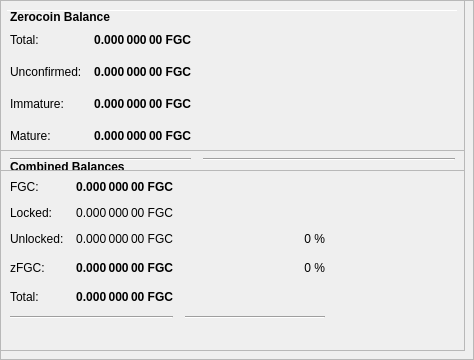
        <widget class="QFrame" name="frameObfuscation">
         <property name="minimumSize">
          <size>
           <width>0</width>
           <height>350</height>
          </size>
         </property>
         <property name="layoutDirection">
          <enum>Qt::LeftToRight</enum>
         </property>
         <property name="frameShape">
          <enum>QFrame::StyledPanel</enum>
         </property>
         <property name="frameShadow">
          <enum>QFrame::Raised</enum>
         </property>
         <widget class="QPushButton" name="runAutoDenom">
          <property name="geometry">
           <rect>
            <x>251</x>
            <y>17</y>
            <width>1</width>
            <height>1</height>
           </rect>
          </property>
          <property name="palette">
           <palette>
            <active>
             <colorrole role="WindowText">
              <brush brushstyle="SolidPattern">
               <color alpha="255">
                <red>0</red>
                <green>0</green>
                <blue>0</blue>
               </color>
              </brush>
             </colorrole>
             <colorrole role="Button">
              <brush brushstyle="SolidPattern">
               <color alpha="255">
                <red>239</red>
                <green>238</green>
                <blue>238</blue>
               </color>
              </brush>
             </colorrole>
             <colorrole role="Light">
              <brush brushstyle="SolidPattern">
               <color alpha="255">
                <red>255</red>
                <green>255</green>
                <blue>255</blue>
               </color>
              </brush>
             </colorrole>
             <colorrole role="Midlight">
              <brush brushstyle="SolidPattern">
               <color alpha="255">
                <red>247</red>
                <green>246</green>
                <blue>246</blue>
               </color>
              </brush>
             </colorrole>
             <colorrole role="Dark">
              <brush brushstyle="SolidPattern">
               <color alpha="255">
                <red>119</red>
                <green>119</green>
                <blue>119</blue>
               </color>
              </brush>
             </colorrole>
             <colorrole role="Mid">
              <brush brushstyle="SolidPattern">
               <color alpha="255">
                <red>159</red>
                <green>159</green>
                <blue>159</blue>
               </color>
              </brush>
             </colorrole>
             <colorrole role="Text">
              <brush brushstyle="SolidPattern">
               <color alpha="255">
                <red>0</red>
                <green>0</green>
                <blue>0</blue>
               </color>
              </brush>
             </colorrole>
             <colorrole role="BrightText">
              <brush brushstyle="SolidPattern">
               <color alpha="255">
                <red>255</red>
                <green>255</green>
                <blue>255</blue>
               </color>
              </brush>
             </colorrole>
             <colorrole role="ButtonText">
              <brush brushstyle="SolidPattern">
               <color alpha="255">
                <red>0</red>
                <green>0</green>
                <blue>0</blue>
               </color>
              </brush>
             </colorrole>
             <colorrole role="Base">
              <brush brushstyle="SolidPattern">
               <color alpha="255">
                <red>255</red>
                <green>255</green>
                <blue>255</blue>
               </color>
              </brush>
             </colorrole>
             <colorrole role="Window">
              <brush brushstyle="SolidPattern">
               <color alpha="255">
                <red>239</red>
                <green>238</green>
                <blue>238</blue>
               </color>
              </brush>
             </colorrole>
             <colorrole role="Shadow">
              <brush brushstyle="SolidPattern">
               <color alpha="255">
                <red>0</red>
                <green>0</green>
                <blue>0</blue>
               </color>
              </brush>
             </colorrole>
             <colorrole role="AlternateBase">
              <brush brushstyle="SolidPattern">
               <color alpha="255">
                <red>247</red>
                <green>246</green>
                <blue>246</blue>
               </color>
              </brush>
             </colorrole>
             <colorrole role="ToolTipBase">
              <brush brushstyle="SolidPattern">
               <color alpha="255">
                <red>255</red>
                <green>255</green>
                <blue>220</blue>
               </color>
              </brush>
             </colorrole>
             <colorrole role="ToolTipText">
              <brush brushstyle="SolidPattern">
               <color alpha="255">
                <red>0</red>
                <green>0</green>
                <blue>0</blue>
               </color>
              </brush>
             </colorrole>
            </active>
            <inactive>
             <colorrole role="WindowText">
              <brush brushstyle="SolidPattern">
               <color alpha="255">
                <red>0</red>
                <green>0</green>
                <blue>0</blue>
               </color>
              </brush>
             </colorrole>
             <colorrole role="Button">
              <brush brushstyle="SolidPattern">
               <color alpha="255">
                <red>239</red>
                <green>238</green>
                <blue>238</blue>
               </color>
              </brush>
             </colorrole>
             <colorrole role="Light">
              <brush brushstyle="SolidPattern">
               <color alpha="255">
                <red>255</red>
                <green>255</green>
                <blue>255</blue>
               </color>
              </brush>
             </colorrole>
             <colorrole role="Midlight">
              <brush brushstyle="SolidPattern">
               <color alpha="255">
                <red>247</red>
                <green>246</green>
                <blue>246</blue>
               </color>
              </brush>
             </colorrole>
             <colorrole role="Dark">
              <brush brushstyle="SolidPattern">
               <color alpha="255">
                <red>119</red>
                <green>119</green>
                <blue>119</blue>
               </color>
              </brush>
             </colorrole>
             <colorrole role="Mid">
              <brush brushstyle="SolidPattern">
               <color alpha="255">
                <red>159</red>
                <green>159</green>
                <blue>159</blue>
               </color>
              </brush>
             </colorrole>
             <colorrole role="Text">
              <brush brushstyle="SolidPattern">
               <color alpha="255">
                <red>0</red>
                <green>0</green>
                <blue>0</blue>
               </color>
              </brush>
             </colorrole>
             <colorrole role="BrightText">
              <brush brushstyle="SolidPattern">
               <color alpha="255">
                <red>255</red>
                <green>255</green>
                <blue>255</blue>
               </color>
              </brush>
             </colorrole>
             <colorrole role="ButtonText">
              <brush brushstyle="SolidPattern">
               <color alpha="255">
                <red>0</red>
                <green>0</green>
                <blue>0</blue>
               </color>
              </brush>
             </colorrole>
             <colorrole role="Base">
              <brush brushstyle="SolidPattern">
               <color alpha="255">
                <red>255</red>
                <green>255</green>
                <blue>255</blue>
               </color>
              </brush>
             </colorrole>
             <colorrole role="Window">
              <brush brushstyle="SolidPattern">
               <color alpha="255">
                <red>239</red>
                <green>238</green>
                <blue>238</blue>
               </color>
              </brush>
             </colorrole>
             <colorrole role="Shadow">
              <brush brushstyle="SolidPattern">
               <color alpha="255">
                <red>0</red>
                <green>0</green>
                <blue>0</blue>
               </color>
              </brush>
             </colorrole>
             <colorrole role="AlternateBase">
              <brush brushstyle="SolidPattern">
               <color alpha="255">
                <red>247</red>
                <green>246</green>
                <blue>246</blue>
               </color>
              </brush>
             </colorrole>
             <colorrole role="ToolTipBase">
              <brush brushstyle="SolidPattern">
               <color alpha="255">
                <red>255</red>
                <green>255</green>
                <blue>220</blue>
               </color>
              </brush>
             </colorrole>
             <colorrole role="ToolTipText">
              <brush brushstyle="SolidPattern">
               <color alpha="255">
                <red>0</red>
                <green>0</green>
                <blue>0</blue>
               </color>
              </brush>
             </colorrole>
            </inactive>
            <disabled>
             <colorrole role="WindowText">
              <brush brushstyle="SolidPattern">
               <color alpha="255">
                <red>119</red>
                <green>119</green>
                <blue>119</blue>
               </color>
              </brush>
             </colorrole>
             <colorrole role="Button">
              <brush brushstyle="SolidPattern">
               <color alpha="255">
                <red>239</red>
                <green>238</green>
                <blue>238</blue>
               </color>
              </brush>
             </colorrole>
             <colorrole role="Light">
              <brush brushstyle="SolidPattern">
               <color alpha="255">
                <red>255</red>
                <green>255</green>
                <blue>255</blue>
               </color>
              </brush>
             </colorrole>
             <colorrole role="Midlight">
              <brush brushstyle="SolidPattern">
               <color alpha="255">
                <red>247</red>
                <green>246</green>
                <blue>246</blue>
               </color>
              </brush>
             </colorrole>
             <colorrole role="Dark">
              <brush brushstyle="SolidPattern">
               <color alpha="255">
                <red>119</red>
                <green>119</green>
                <blue>119</blue>
               </color>
              </brush>
             </colorrole>
             <colorrole role="Mid">
              <brush brushstyle="SolidPattern">
               <color alpha="255">
                <red>159</red>
                <green>159</green>
                <blue>159</blue>
               </color>
              </brush>
             </colorrole>
             <colorrole role="Text">
              <brush brushstyle="SolidPattern">
               <color alpha="255">
                <red>119</red>
                <green>119</green>
                <blue>119</blue>
               </color>
              </brush>
             </colorrole>
             <colorrole role="BrightText">
              <brush brushstyle="SolidPattern">
               <color alpha="255">
                <red>255</red>
                <green>255</green>
                <blue>255</blue>
               </color>
              </brush>
             </colorrole>
             <colorrole role="ButtonText">
              <brush brushstyle="SolidPattern">
               <color alpha="255">
                <red>119</red>
                <green>119</green>
                <blue>119</blue>
               </color>
              </brush>
             </colorrole>
             <colorrole role="Base">
              <brush brushstyle="SolidPattern">
               <color alpha="255">
                <red>239</red>
                <green>238</green>
                <blue>238</blue>
               </color>
              </brush>
             </colorrole>
             <colorrole role="Window">
              <brush brushstyle="SolidPattern">
               <color alpha="255">
                <red>239</red>
                <green>238</green>
                <blue>238</blue>
               </color>
              </brush>
             </colorrole>
             <colorrole role="Shadow">
              <brush brushstyle="SolidPattern">
               <color alpha="255">
                <red>0</red>
                <green>0</green>
                <blue>0</blue>
               </color>
              </brush>
             </colorrole>
             <colorrole role="AlternateBase">
              <brush brushstyle="SolidPattern">
               <color alpha="255">
                <red>239</red>
                <green>238</green>
                <blue>238</blue>
               </color>
              </brush>
             </colorrole>
             <colorrole role="ToolTipBase">
              <brush brushstyle="SolidPattern">
               <color alpha="255">
                <red>255</red>
                <green>255</green>
                <blue>220</blue>
               </color>
              </brush>
             </colorrole>
             <colorrole role="ToolTipText">
              <brush brushstyle="SolidPattern">
               <color alpha="255">
                <red>0</red>
                <green>0</green>
                <blue>0</blue>
               </color>
              </brush>
             </colorrole>
            </disabled>
           </palette>
          </property>
          <property name="focusPolicy">
           <enum>Qt::NoFocus</enum>
          </property>
          <property name="autoFillBackground">
           <bool>true</bool>
          </property>
          <property name="text">
           <string/>
          </property>
          <property name="flat">
           <bool>true</bool>
          </property>
         </widget>
         <widget class="Line" name="line">
          <property name="geometry">
           <rect>
            <x>7</x>
            <y>10</y>
            <width>451</width>
            <height>1</height>
           </rect>
          </property>
          <property name="orientation">
           <enum>Qt::Horizontal</enum>
          </property>
         </widget>
         <widget class="QFrame" name="frame_3">
          <property name="geometry">
           <rect>
            <x>0</x>
            <y>150</y>
            <width>465</width>
            <height>201</height>
           </rect>
          </property>
          <property name="frameShape">
           <enum>QFrame::StyledPanel</enum>
          </property>
          <property name="frameShadow">
           <enum>QFrame::Raised</enum>
          </property>
          <layout class="QVBoxLayout" name="verticalLayout_5">
           <item>
            <layout class="QHBoxLayout" name="horizontalLayout_5" stretch="0">
             <item>
              <widget class="QLabel" name="label_5z">
               <property name="maximumSize">
                <size>
                 <width>16777215</width>
                 <height>20</height>
                </size>
               </property>
               <property name="font">
                <font>
                 <weight>75</weight>
                 <bold>true</bold>
                </font>
               </property>
               <property name="toolTip">
                <string>Combined Balances (including unconfirmed and immature coins)</string>
               </property>
               <property name="text">
                <string>&lt;html&gt;&lt;head/&gt;&lt;body&gt;&lt;p&gt;Combined Balances&lt;/p&gt;&lt;/body&gt;&lt;/html&gt;</string>
               </property>
              </widget>
             </item>
            </layout>
           </item>
           <item>
            <layout class="QGridLayout" name="gridLayout_3">
             <property name="spacing">
              <number>12</number>
             </property>
             <item row="7" column="0" colspan="2">
              <widget class="Line" name="lineSpendableBalance_3">
               <property name="orientation">
                <enum>Qt::Horizontal</enum>
               </property>
              </widget>
             </item>
             <item row="7" column="2">
              <widget class="Line" name="lineWatchBalance_3">
               <property name="sizePolicy">
                <sizepolicy hsizetype="Preferred" vsizetype="Fixed">
                 <horstretch>0</horstretch>
                 <verstretch>0</verstretch>
                </sizepolicy>
               </property>
               <property name="minimumSize">
                <size>
                 <width>140</width>
                 <height>0</height>
                </size>
               </property>
               <property name="orientation">
                <enum>Qt::Horizontal</enum>
               </property>
              </widget>
             </item>
             <item row="4" column="1">
              <widget class="QLabel" name="labelzBalancez">
               <property name="font">
                <font>
                 <weight>75</weight>
                 <bold>true</bold>
                </font>
               </property>
               <property name="cursor">
                <cursorShape>IBeamCursor</cursorShape>
               </property>
               <property name="toolTip">
                <string>Total of transactions that have yet to be confirmed, and do not yet count toward the spendable balance</string>
               </property>
               <property name="text">
                <string notr="true">0.000 000 00 FGC</string>
               </property>
               <property name="alignment">
                <set>Qt::AlignRight|Qt::AlignTrailing|Qt::AlignVCenter</set>
               </property>
               <property name="textInteractionFlags">
                <set>Qt::LinksAccessibleByMouse|Qt::TextSelectableByKeyboard|Qt::TextSelectableByMouse</set>
               </property>
              </widget>
             </item>
             <item row="6" column="1">
              <widget class="QLabel" name="labelTotalz">
               <property name="font">
                <font>
                 <weight>75</weight>
                 <bold>true</bold>
                </font>
               </property>
               <property name="cursor">
                <cursorShape>IBeamCursor</cursorShape>
               </property>
               <property name="toolTip">
                <string>Total Balance, including unconfirmed and immature coins.</string>
               </property>
               <property name="text">
                <string notr="true">0.000 000 00 FGC</string>
               </property>
               <property name="alignment">
                <set>Qt::AlignRight|Qt::AlignTrailing|Qt::AlignVCenter</set>
               </property>
               <property name="textInteractionFlags">
                <set>Qt::LinksAccessibleByMouse|Qt::TextSelectableByKeyboard|Qt::TextSelectableByMouse</set>
               </property>
              </widget>
             </item>
             <item row="4" column="3">
              <spacer name="horizontalSpacer_6">
               <property name="orientation">
                <enum>Qt::Horizontal</enum>
               </property>
               <property name="sizeHint" stdset="0">
                <size>
                 <width>40</width>
                 <height>20</height>
                </size>
               </property>
              </spacer>
             </item>
             <item row="6" column="0">
              <widget class="QLabel" name="labelTotalTextz">
               <property name="text">
                <string>Total:</string>
               </property>
              </widget>
             </item>
             <item row="1" column="0">
              <widget class="QLabel" name="labelBalanceTextz">
               <property name="text">
                <string>FGC:</string>
               </property>
              </widget>
             </item>
             <item row="1" column="1">
              <widget class="QLabel" name="labelBalancez">
               <property name="font">
                <font>
                 <weight>75</weight>
                 <bold>true</bold>
                </font>
               </property>
               <property name="cursor">
                <cursorShape>IBeamCursor</cursorShape>
               </property>
               <property name="toolTip">
                <string>Your current spendable balance</string>
               </property>
               <property name="text">
                <string notr="true">0.000 000 00 FGC</string>
               </property>
               <property name="alignment">
                <set>Qt::AlignRight|Qt::AlignTrailing|Qt::AlignVCenter</set>
               </property>
               <property name="textInteractionFlags">
                <set>Qt::LinksAccessibleByMouse|Qt::TextSelectableByKeyboard|Qt::TextSelectableByMouse</set>
               </property>
              </widget>
             </item>
             <item row="4" column="0">
              <widget class="QLabel" name="labelzBalanceTextz">
               <property name="toolTip">
                <string/>
               </property>
               <property name="text">
                <string>zFGC:</string>
               </property>
              </widget>
             </item>
             <item row="4" column="2">
              <widget class="QLabel" name="labelzFGCPercent">
               <property name="toolTip">
                <string>Current percentage of zFGC.
If AutoMint is enabled this percentage will settle around the configured AutoMint percentage (default = 10%)</string>
               </property>
               <property name="text">
                <string>0 %</string>
               </property>
               <property name="alignment">
                <set>Qt::AlignRight|Qt::AlignTrailing|Qt::AlignVCenter</set>
               </property>
              </widget>
             </item>
             <item row="6" column="2">
              <widget class="QLabel" name="label100Percent">
               <property name="text">
                <string/>
               </property>
               <property name="alignment">
                <set>Qt::AlignRight|Qt::AlignTrailing|Qt::AlignVCenter</set>
               </property>
              </widget>
             </item>
             <item row="2" column="1">
              <widget class="QLabel" name="labelLockedBalance">
               <property name="toolTip">
                <string>Locked FGC or Masternode collaterals. These are excluded from zFGC minting.</string>
               </property>
               <property name="text">
                <string>0.000 000 00 FGC</string>
               </property>
               <property name="alignment">
                <set>Qt::AlignRight|Qt::AlignTrailing|Qt::AlignVCenter</set>
               </property>
              </widget>
             </item>
             <item row="2" column="0">
              <widget class="QLabel" name="labelLockedBalanceText">
               <property name="toolTip">
                <string>Locked FGC or Masternode collaterals. These are excluded from zFGC minting.</string>
               </property>
               <property name="text">
                <string>Locked:</string>
               </property>
              </widget>
             </item>
             <item row="3" column="0">
              <widget class="QLabel" name="labelUnLockedBalanceText">
               <property name="toolTip">
                <string>Unlocked FGCs. These can be used for zFGC minting.</string>
               </property>
               <property name="text">
                <string>Unlocked:</string>
               </property>
              </widget>
             </item>
             <item row="3" column="1">
              <widget class="QLabel" name="labelUnLockedBalance">
               <property name="toolTip">
                <string>Unlocked FGCs. These can be used for zFGC minting.</string>
               </property>
               <property name="text">
                <string>0.000 000 00 FGC</string>
               </property>
               <property name="alignment">
                <set>Qt::AlignRight|Qt::AlignTrailing|Qt::AlignVCenter</set>
               </property>
              </widget>
             </item>
             <item row="3" column="2">
              <widget class="QLabel" name="labelFGCPercent">
               <property name="text">
                <string>0 %</string>
               </property>
               <property name="alignment">
                <set>Qt::AlignRight|Qt::AlignTrailing|Qt::AlignVCenter</set>
               </property>
              </widget>
             </item>
            </layout>
           </item>
           <item>
            <spacer name="verticalSpacer">
             <property name="orientation">
              <enum>Qt::Vertical</enum>
             </property>
             <property name="sizeHint" stdset="0">
              <size>
               <width>20</width>
               <height>40</height>
              </size>
             </property>
            </spacer>
           </item>
          </layout>
         </widget>
         <widget class="QFrame" name="frame_4">
          <property name="geometry">
           <rect>
            <x>0</x>
            <y>0</y>
            <width>465</width>
            <height>171</height>
           </rect>
          </property>
          <property name="frameShape">
           <enum>QFrame::StyledPanel</enum>
          </property>
          <property name="frameShadow">
           <enum>QFrame::Raised</enum>
          </property>
          <layout class="QVBoxLayout" name="verticalLayout_7">
           <item>
            <layout class="QHBoxLayout" name="horizontalLayout_8" stretch="0">
             <item>
              <widget class="QLabel" name="label_5z_3">
               <property name="maximumSize">
                <size>
                 <width>16777215</width>
                 <height>20</height>
                </size>
               </property>
               <property name="font">
                <font>
                 <weight>75</weight>
                 <bold>true</bold>
                </font>
               </property>
               <property name="text">
                <string>Zerocoin Balance</string>
               </property>
              </widget>
             </item>
            </layout>
           </item>
           <item>
            <layout class="QGridLayout" name="gridLayout_5">
             <property name="spacing">
              <number>12</number>
             </property>
             <item row="4" column="0">
              <widget class="QLabel" name="labelzBalanceMatureText">
               <property name="toolTip">
                <string>Mature: more than 20 confirmation and more than 3 mints of the same denomination after it was minted.
These zFGC are spendable.</string>
               </property>
               <property name="text">
                <string>Mature:</string>
               </property>
              </widget>
             </item>
             <item row="5" column="0" colspan="2">
              <widget class="Line" name="lineSpendableBalance_5">
               <property name="orientation">
                <enum>Qt::Horizontal</enum>
               </property>
              </widget>
             </item>
             <item row="1" column="1">
              <widget class="QLabel" name="labelzBalance">
               <property name="font">
                <font>
                 <weight>75</weight>
                 <bold>true</bold>
                </font>
               </property>
               <property name="cursor">
                <cursorShape>IBeamCursor</cursorShape>
               </property>
               <property name="toolTip">
                <string>All available zFGC, unconfirmed and immature zFGC included.</string>
               </property>
               <property name="text">
                <string notr="true">0.000 000 00 FGC</string>
               </property>
               <property name="alignment">
                <set>Qt::AlignRight|Qt::AlignTrailing|Qt::AlignVCenter</set>
               </property>
               <property name="textInteractionFlags">
                <set>Qt::LinksAccessibleByMouse|Qt::TextSelectableByKeyboard|Qt::TextSelectableByMouse</set>
               </property>
              </widget>
             </item>
             <item row="5" column="2">
              <widget class="Line" name="lineWatchBalance_5">
               <property name="sizePolicy">
                <sizepolicy hsizetype="Preferred" vsizetype="Fixed">
                 <horstretch>0</horstretch>
                 <verstretch>0</verstretch>
                </sizepolicy>
               </property>
               <property name="minimumSize">
                <size>
                 <width>140</width>
                 <height>0</height>
                </size>
               </property>
               <property name="orientation">
                <enum>Qt::Horizontal</enum>
               </property>
              </widget>
             </item>
             <item row="1" column="0">
              <widget class="QLabel" name="labelzBalanceText">
               <property name="toolTip">
                <string>All available zFGC, unconfirmed and immature zFGC included.</string>
               </property>
               <property name="text">
                <string>Total:</string>
               </property>
              </widget>
             </item>
             <item row="1" column="2">
              <spacer name="horizontalSpacer_8">
               <property name="orientation">
                <enum>Qt::Horizontal</enum>
               </property>
               <property name="sizeHint" stdset="0">
                <size>
                 <width>40</width>
                 <height>20</height>
                </size>
               </property>
              </spacer>
             </item>
             <item row="4" column="2">
              <spacer name="horizontalSpacer_4">
               <property name="orientation">
                <enum>Qt::Horizontal</enum>
               </property>
               <property name="sizeHint" stdset="0">
                <size>
                 <width>40</width>
                 <height>20</height>
                </size>
               </property>
              </spacer>
             </item>
             <item row="4" column="1">
              <widget class="QLabel" name="labelzBalanceMature">
               <property name="font">
                <font>
                 <weight>75</weight>
                 <bold>true</bold>
                </font>
               </property>
               <property name="toolTip">
                <string>Mature: more than 20 confirmation and more than 3 mints of the same denomination after it was minted.
These zFGC are spendable.</string>
               </property>
               <property name="text">
                <string>0.000 000 00 FGC</string>
               </property>
               <property name="alignment">
                <set>Qt::AlignRight|Qt::AlignTrailing|Qt::AlignVCenter</set>
               </property>
              </widget>
             </item>
             <item row="2" column="0">
              <widget class="QLabel" name="labelzBalanceUnconfirmedText">
               <property name="toolTip">
                <string>Unconfirmed: less than 20 confirmations
Immature: confirmed, but less than 3 mints of the same denomination after it was minted</string>
               </property>
               <property name="text">
                <string>Unconfirmed:</string>
               </property>
              </widget>
             </item>
             <item row="2" column="1">
              <widget class="QLabel" name="labelzBalanceUnconfirmed">
               <property name="font">
                <font>
                 <weight>75</weight>
                 <bold>true</bold>
                </font>
               </property>
               <property name="toolTip">
                <string>Unconfirmed: less than 20 confirmations
Immature: confirmed, but less than 3 mints of the same denomination after it was minted</string>
               </property>
               <property name="text">
                <string>0.000 000 00 FGC</string>
               </property>
               <property name="alignment">
                <set>Qt::AlignRight|Qt::AlignTrailing|Qt::AlignVCenter</set>
               </property>
              </widget>
             </item>
             <item row="2" column="2">
              <spacer name="horizontalSpacer_5">
               <property name="orientation">
                <enum>Qt::Horizontal</enum>
               </property>
               <property name="sizeHint" stdset="0">
                <size>
                 <width>40</width>
                 <height>20</height>
                </size>
               </property>
              </spacer>
             </item>
             <item row="3" column="0">
              <widget class="QLabel" name="labelzBalanceImmatureText">
               <property name="toolTip">
                <string>Unconfirmed: less than 20 confirmations
Immature: confirmed, but less than 3 mints of the same denomination after it was minted</string>
               </property>
               <property name="text">
                <string>Immature:</string>
               </property>
              </widget>
             </item>
             <item row="3" column="1">
              <widget class="QLabel" name="labelzBalanceImmature">
               <property name="font">
                <font>
                 <weight>75</weight>
                 <bold>true</bold>
                </font>
               </property>
               <property name="toolTip">
                <string>Unconfirmed: less than 20 confirmations
Immature: confirmed, but less than 3 mints of the same denomination after it was minted</string>
               </property>
               <property name="text">
                <string>0.000 000 00 FGC</string>
               </property>
               <property name="alignment">
                <set>Qt::AlignRight|Qt::AlignTrailing|Qt::AlignVCenter</set>
               </property>
              </widget>
             </item>
             <item row="3" column="2">
              <spacer name="horizontalSpacer_7">
               <property name="orientation">
                <enum>Qt::Horizontal</enum>
               </property>
               <property name="sizeHint" stdset="0">
                <size>
                 <width>40</width>
                 <height>20</height>
                </size>
               </property>
              </spacer>
             </item>
            </layout>
           </item>
          </layout>
         </widget>
        </widget>
